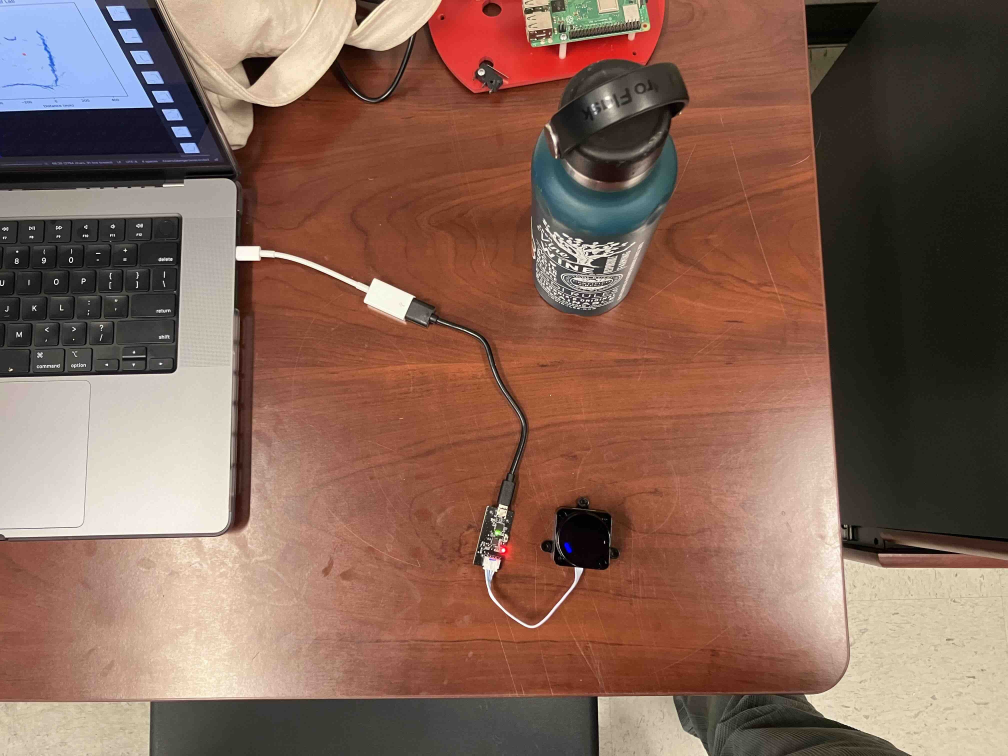
#> input picture desktop_LiDAR.jpg, 4032 x 3024 px (shown at 1/4 size)
$ python LiDAR_Graphing.py
#> lines starting #> are read from the running program, lines starting #| are printed output that depends on the picture
### objs_LiDAR.py
#!/usr/bin/env python3


#use to transfer file to RPi
# $ sftp johndanger@raspberrypi.local
# $ put /Users/jdanger/Desktop/Mobile_Robotics/objs_LiDAR.py /home/johndanger/catkin_ws/src/hmwk1/scripts/objs_LiDAR.py
# $ put C:/Users/claassen/Desktop/Mobile_Robotics/objs_LiDAR.py /home/johndanger/catkin_ws/src/hmwk1/scripts/objs_LiDAR.py


import serial

class D300_LiDAR:
    port_by_connection_type = {
        'Mac' : '/dev/tty.usbserial-0001',
        'RPi' : '/dev/ttyUSB0',
        'Windows' : 'COM4',
    }
    #LD19/D300? Instructions:
    #   Uses DTOF (digital time of flight?)
    #   Can measure 4,500 times per second
    #   Measures distance and angle to form point cloud
    #   Stabilizes within 3 seconds of powering on
    #   Scans 2-D plane parallel to base (despite seeing lights pointing upwards)
    #   Can be speed controlled externally (rotation rate)
    #   Transmits data upon power-up, no commands necessary
    #   Data packet consists of:
    #       Header (1 byte): 0x54 (54 in hexidecimal)
    #       Packet info (1): 0x2C (packet type & # of measurement points (always 12)
    #       Speed (2): degrees/second
    #       Start Angle (2): 100ths of a degrees
    #       Data (3 x 12): each point has distance (2 bytes ) and intensity (1), distance in mm & intensity has no units
    #       End angle (2): 100ths of a degree
    #       Timestamp (2): ms, maxes out at 30,000 then starts over
    #       CRC check (1): verification of preceeding bytes in packet

    # So each packet is 1+1+2+2+36+2+2+1 = 47 bytes long

    def __init__(self, connection_type='', port=None):

        try:
            self.port = self.port_by_connection_type[connection_type]
        except KeyError:
            assert port is not None, 'Either pass connection type or custom port name'
            self.port = port

        self.conn_type = connection_type
        self.timeout_counter = 0
        self.scan_counter = 0
        self.buffer = b''

    def __enter__(self):
        #setup serial connection
        self.conn = serial.Serial(self.port)
        self._set_connection_params()
        return self.conn


    def __exit__(self, exception_type, exception_value, traceback):
        self.conn.close()


    def _set_connection_params(self):
        self.conn.baudrate = 230400
        self.conn.bytesize = serial.EIGHTBITS
        self.conn.stopbits = serial.STOPBITS_ONE
        self.conn.parity = serial.PARITY_NONE
        self.conn.timeout = 5

    @staticmethod
    def big_endian_at_loc(bytes_list, loc):
        return bytes_list[loc] + (bytes_list[loc+1] << 8)

    @staticmethod
    def little_endian_at_loc(self, bytes_list, loc):
        return bytes_list[loc+1] + (bytes_list[loc] << 8)

    # [9 lines left out: function read_bytes, not called in this run]

        # Below is messy as starts to open up all kinds of connections
        # If want to run w/o a "with" statement, just call __enter__ manually
        # except (serial.PortNotOpenError, AttributeError):  #context manager generated port not open
        #     try:
        #         self.__enter__()
        #         self.buffer = self.conn.read(num_bytes)
        #         self.__exit__(None, None, None)
        #     except Exception:  #make sure connection closes even if exception in __enter/exit__ or .conn.read()
        #         self.conn.close()


    def read_packet(self, num_bytes_in_packet=47):

        #read full data packet
        #read() outputs byte string, this prints to std_out as a mix of ascii char ("1./&kls3" ect) and hex ("\x4f")
        #this makes it look like very weird hex values by it is really many char that are each selected individually
        #either a single ascii chr can be selected ("3" or "@") or a single hex, and selecting each returns a single int
        #so list gets all 47 int values from the byte string
        byteString = self.conn.read_until(b'\x54') #header will be at end
        packet = list(byteString)
        if len(packet) != num_bytes_in_packet or packet[0] != 0x2C:  #packet info starts list
            self.timeout_counter += 1
            self.buffer = b''
        else:
            self.buffer = packet


    # [43 lines left out: functions dep_skip_to_packet_start, process_packet, not called in this run]


    def check_packet_checksum(self):
        pass
        # def CalCRC8(*p (8), len (8)):
        #     crc (8) = 0
        #     for (i (16) = 0; i < len; i++)
        #         crc = CrcTable[(crc ^ *p++) & 0xff]
        # return crc (8)

### LiDAR_Graphing.py
#!/usr/bin/env python3

import math
import serial
from matplotlib import pyplot as plt  # I think this caused Gtk warning when ran on RPi via ssh
from objs_LiDAR import D300_LiDAR
from matplotlib.cbook import get_sample_data

#use to transfer file to RPi
# $ sftp johndanger@raspberrypi.local
# $ put /Users/jdanger/Desktop/Mobile_Robotics/LiDAR_Graphing.py /home/johndanger/catkin_ws/src/hmwk1/scripts/LiDAR_Processing.py
# $ put C:/Users/claassen/Desktop/Mobile_Robotics/LiDAR_Graphing.py /home/johndanger/catkin_ws/src/hmwk1/scripts/LiDAR_Processing.py


# try UTM for running ubuntu on osx


##
lidarObj = D300_LiDAR('Mac')
with lidarObj as lidarConn:

    packetDataByScan = {}
    packetInfoByScan = {}
    while lidarObj.scan_counter < 500 and lidarObj.timeout_counter < 10000:

        lidarObj.read_packet()
        if not lidarObj.buffer:
            continue

        info, data = lidarObj.process_packet()
        packetInfoByScan[lidarObj.scan_counter] = info
        packetDataByScan[lidarObj.scan_counter] = data

        lidarObj.scan_counter += 1

print(packetInfoByScan)


#points will be plotted in cartesian space
allX, allY = [], []
for scanNum, scanInfo in packetInfoByScan.items():

    if scanNum == 0:  #first scan cannot have angle traveled calculated for it
        continue

    #unpack scan info
    speed, startAngle, endAngle, timestamp, crc = scanInfo

    #compare the angle travelled as calculated by the rotational speed and the measured angles
    elapsedTime = timestamp - packetInfoByScan[scanNum-1][3]  #timestamp of previous scan
    # totalAngle_speed = elapsedTime * speed
    totalAngle_angle = endAngle - startAngle
    # print(f'Angle diff: {round(totalAngle_speed - totalAngle_angle, 2)} degrees')

    #calculate angle travelled using total angle from two different methods
    # angleBetweenPoints_speed = totalAngle_speed / (len(packetDataByScan[scanNum]) - 1)
    angleBetweenPoints_angle = totalAngle_angle / (len(packetDataByScan[scanNum]) - 1)
    for pointNum, (distance, intensity) in enumerate(packetDataByScan[scanNum]):
        if 30 < distance < 500:

            pointAngle = startAngle + angleBetweenPoints_angle*pointNum  #has shifted section around 0 degrees
            # pointAngle = startAngle + angleBetweenPoints_speed*pointNum  #similar to above but doesn't have shifted section
            #convert angle and distance into cartesian coordinates
            x = distance * math.cos(-math.radians(pointAngle))
            y = distance * math.sin(-math.radians(pointAngle))

            allX.append(x)
            allY.append(y)

##

fig, ax = plt.subplots(1)
ax.set_title('LiDAR Scan of Lab')
ax.set_xlabel('Distance (mm)')
ax.set_ylabel('Distance (mm)')
ax.scatter(allX, allY, s=.1)
ax.scatter(0, 0, s=50)
ax.set_xlim(-500, 500)
ax.set_ylim(-500, 500)

im = plt.imread(get_sample_data('/Users/jdanger/Desktop/Mobile_Robotics/desktop_LiDAR.jpg'))
#> im is the input picture: shape (3024, 4032, 3); mean R, G, B 132.6, 101.1, 87.2

# Place the image in the upper-right corner of the figure
#--------------------------------------------------------
# We're specifying the position and size in _figure_ coordinates, so the image
# will shrink/grow as the figure is resized. Remove "zorder=-1" to place the
# image in front of the axes.
# left, bottom, width, height
newax = fig.add_axes([0.2, 0.33, 0.55, 0.55], anchor='NE')#, zorder=-1)
newax.imshow(im, alpha=.3)
newax.axis('off')

fig.show()
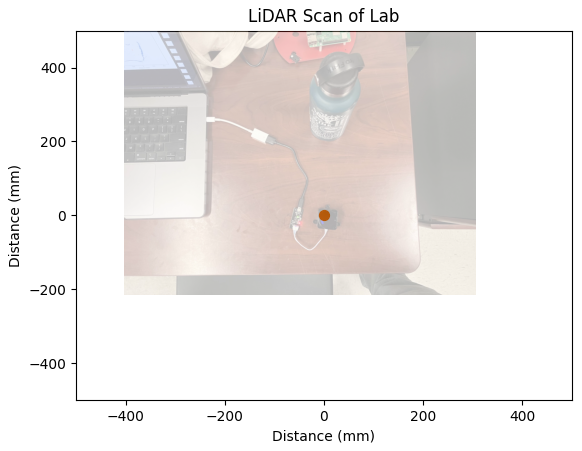
#> figure drawn by matplotlib, 2 panels

##
